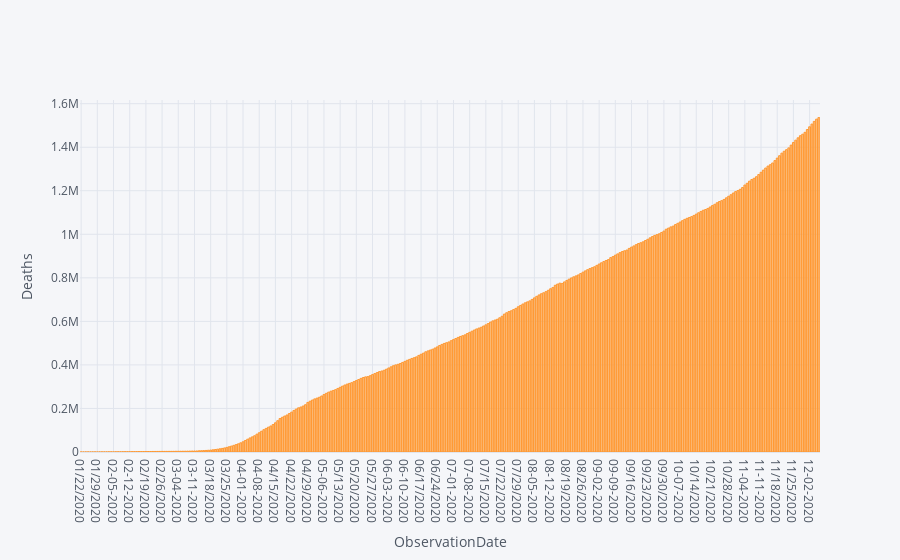

The notebook cell saved with this chart:
### Code cell
#Plotly
deaths.iplot(kind='bar',x='ObservationDate',y='Deaths',xTitle='ObservationDate',yTitle="Deaths")

### Figure 1 — Plotly figure (JSON) as saved in the notebook; plotly's stock layout.template omitted (floating-point values rounded to 4 significant figures; data arrays with more than 128 entries replaced by an {"elided": "..."} marker saying what was removed)
{"data": [{"marker": {"color": "rgba(255, 153, 51, 0.6)", "line": {"color": "rgba(255, 153, 51, 1.0)", "width": 1}}, "name": "Deaths", "orientation": "v", "text": "", "type": "bar", "x": {"elided": "320 str values"}, "y": {"elided": "320 int values"}}], "layout": {"legend": {"bgcolor": "#F5F6F9", "font": {"color": "#4D5663"}}, "paper_bgcolor": "#F5F6F9", "plot_bgcolor": "#F5F6F9", "title": {"font": {"color": "#4D5663"}}, "xaxis": {"gridcolor": "#E1E5ED", "showgrid": true, "tickfont": {"color": "#4D5663"}, "title": {"font": {"color": "#4D5663"}, "text": "ObservationDate"}, "zerolinecolor": "#E1E5ED"}, "yaxis": {"gridcolor": "#E1E5ED", "showgrid": true, "tickfont": {"color": "#4D5663"}, "title": {"font": {"color": "#4D5663"}, "text": "Deaths"}, "zerolinecolor": "#E1E5ED"}}}
